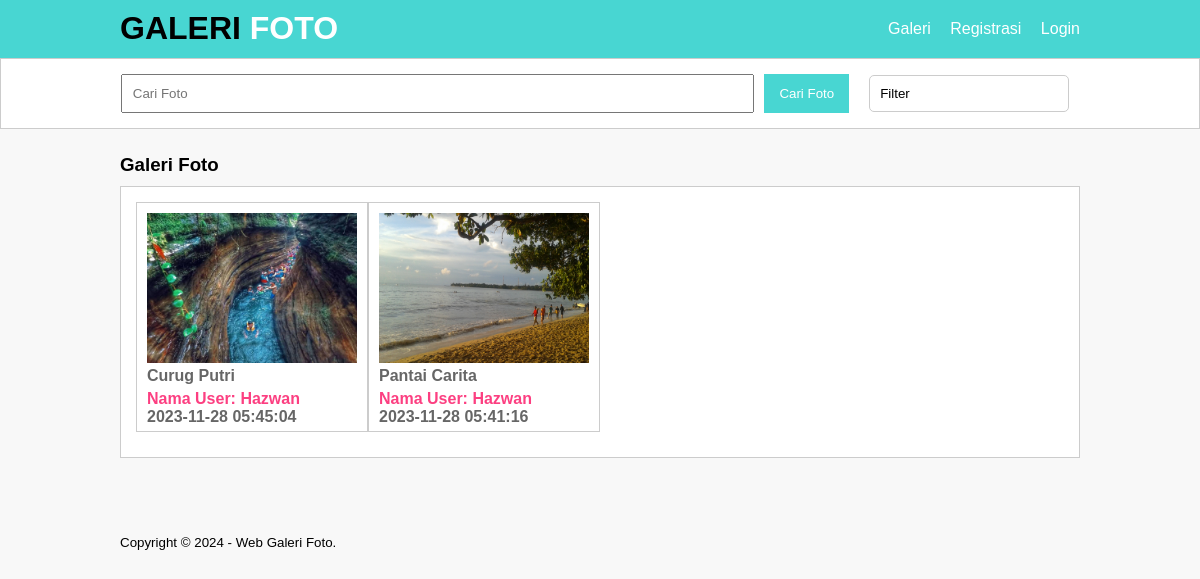
The page /galeri.php?filter=Perjalanan on the database its author committed.
### tables this page shows
CREATE TABLE `tb_image` (
  `image_id` int(11) NOT NULL,
  `category_id` int(11) NOT NULL,
  `category_name` varchar(100) NOT NULL,
  `admin_id` int(11) NOT NULL,
  `admin_name` varchar(100) NOT NULL,
  `image_name` varchar(100) NOT NULL,
  `image_description` text NOT NULL,
  `image` varchar(100) NOT NULL,
  `image_status` tinyint(1) NOT NULL,
  `date_created` timestamp NOT NULL DEFAULT current_timestamp() ON UPDATE current_timestamp()
);

### galeri.php (the view, shortened to what this page needs)
<?php
include 'db.php';
$where = "WHERE image_status = 1";
if (!empty($_GET['filter'])) {
    $filter = mysqli_real_escape_string($conn, $_GET['filter']);
    $where .= " AND category_name = '$filter'";
}
$foto = mysqli_query($conn, "SELECT * FROM tb_image $where ORDER BY image_id DESC");
?>
<!DOCTYPE html>
<html xmlns="http://www.w3.org/1999/xhtml">
<head>
    <link rel="stylesheet" type="text/css" href="css/style.css">
</head>
<body>
    <header>
        <div class="container">
        <h1><a href="index.php"><span style="color:black;">GALERI </span>FOTO</a></h1>
            <ul>
                <li><a href="galeri.php">Galeri</a></li>
                <li><a href="registrasi.php">Registrasi</a></li>
                <li><a href="login.php">Login</a></li>
            </ul>
        </div>
    </header>
    <div class="search">
    <div class="container">
        <div class="search-wrapper">
            <form action="galeri.php" method="GET" class="search-form">
                <input type="text" name="search" placeholder="Cari Foto" value="<?php echo htmlspecialchars($_GET['search'] ?? ''); ?>" />
                <input type="submit" value="Cari Foto" />
            </form>
            <div class="dropdown">
                <button id="dropdownBtnFilter">Filter<i class="fa-solid fa-chevron-down"></i></button>
            </div>
        </div>
    </div>
</div>
    <div class="section">
        <div class="container">
            <h3>Galeri Foto</h3>
            <div class="box">
                <?php
                if (mysqli_num_rows($foto) > 0) {
                    while ($p = mysqli_fetch_array($foto)) {
                ?>
                <a href="detail-image.php?id=<?php echo $p['image_id']; ?>">
                    <div class="col-4">
                        <img src="foto/<?php echo $p['image']; ?>" height="150px" />
                        <p class="nama"><?php echo substr($p['image_name'], 0, 30); ?></p>
                        <p class="admin">Nama User: <?php echo $p['admin_name']; ?></p>
                        <p class="nama"><?php echo $p['date_created']; ?></p>
                    </div>
                </a>
                <?php
                    }
                } else {
                ?>
                <p>Foto tidak ada</p>
                <?php } ?>
            </div>
        </div>
    </div>
    <footer>
        <div class="container">
            <small>Copyright &copy; 2024 - Web Galeri Foto.</small>
        </div>
    </footer>
</body>
</html>

### css/style.css (style rules this page uses)
* { padding:0; margin:0; font-family:'Quicksand', sans-serif; }
body { background-color:#f8f8f8; }
a { color: inherit; text-decoration:none; }
header { background-color: #48d6d2; color: #fff; }
header h1 { float:left; padding:10px 0; }
header ul { float:right; }
header ul li { display:inline-block; }
header ul li a { padding:20px 0 20px 15px; display: inline-block; }
footer { padding:25px 0; }
.container { width: 80%; margin: 0 auto; }
.container:after { content:''; display: block; clear:both; }
.section { padding:25px 0; }
.box { background-color: #fff; border:1px solid #ccc; padding:15px; box-sizing: border-box; margin:10px 0 25px 0; }
.box:after { content: ''; display: block; clear: both; }
.search { padding:15px 0; background-color: #fff; border:1px solid #ccc; text-align: center; }
.search input[type=text] { width: 60%; padding:10px; }
.search input[type=submit] { padding:12px 15px; background-color: #48d6d2; color: #fff; border:none; cursor:pointer; }
.col-4 { width:25%; height: 230px; border:1px solid #ccc; float: left; padding:10px; box-sizing: border-box; margin-bottom: 10px; }
.col-4 img { width: 100%; }
.col-4 .nama { font-weight: bold; color: #666; margin-bottom: 5px; }
.col-4 .admin { font-weight: bold; color: #FC3F81; }
.dropdown { width: 200px; position: relative; z-index: 5; margin: 0 10px; }
.search-wrapper { display: flex; align-items: center; justify-content: space-between; gap: 10px; }
.search-form { flex-grow: 1; display: flex; gap: 10px; }
.search-form input[type="text"] { width: 100%; padding: 10px; }
.search-form input[type="submit"] { padding: 10px 15px; background-color: #48d6d2; color: #fff; border: none; cursor: pointer; }
.dropdown { position: relative; z-index: 10; }
#dropdownBtnFilter { width: 100%; text-align: left; padding: 10px; border: 1px solid #ccc; cursor: pointer; border-radius: 5px; background-color: white; color: black; }

### rows shown on the page
tb_image: image (picture), image_name "Curug Putri", admin_name "Hazwan", date_created "2023-11-28 05:45:04"
tb_image: image (picture), image_name "Pantai Carita", admin_name "Hazwan", date_created "2023-11-28 05:41:16"
